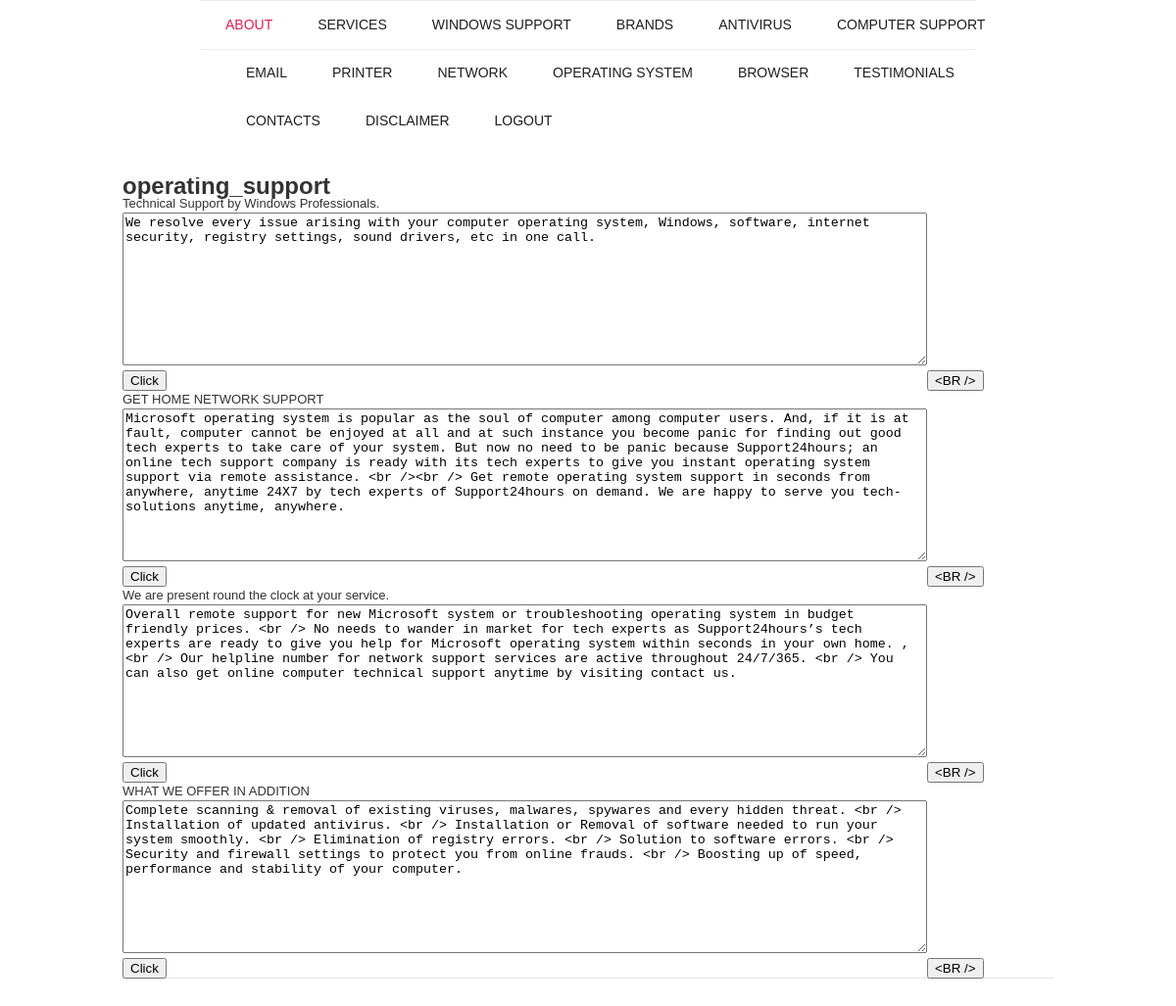
Page /admin/operating_support.php (signed in) on the committed database.
### tables this page shows
CREATE TABLE IF NOT EXISTS `about` (
  `id` int(10) unsigned NOT NULL AUTO_INCREMENT,
  `head` text NOT NULL,
  `text` text NOT NULL,
  `page_name` varchar(45) NOT NULL,
  PRIMARY KEY (`id`)
);

### admin/operating_support.php (the view, shortened to what this page needs)
<!DOCTYPE html>
<html lang="en">
<head>
<link rel="stylesheet" href="css/reset.css" type="text/css" media="screen">
<link rel="stylesheet" href="css/style.css" type="text/css" media="screen">
<link rel="stylesheet" href="css/jquery.simplyscroll.css" type="text/css" media="screen">
<link href="SpryAssets/SpryCollapsiblePanel.css" rel="stylesheet" type="text/css">
</head>
<body id="page1">
<div class="container_24">
<header>
<div class="prefix_2 grid_20 suffix_2">
<nav id="main-menu">
<strong></strong>
<ul class="menu responsive-menu" style="width: 109%">
<li><a class="active" href="index-1.php">about</a></li>
<li><a href="#">services</a>
</li>
<li><a href="#">Windows support</a>
</li>
<li><a href="#">BRANDS</a>
</li>
<li><a href="#">ANTIVIRUS</a>
</li>
<li><a href="#">COMPUTER SUPPORT</a>
</li>
<li><a href="#">EMAIL</a>
</li>
<li><a href="#">PRINTER</a>
</li>
<li><a href="#">NETWORK</a>
</li>
<li><a href="#">OPERATING SYSTEM</a>
</li>
<li><a href="#">BROWSER </a>
</li>
<li><a href="index-5.php">Testimonials</a></li>
<li><a href="index-6.php">contacts</a></li>
<li><a href="disclaimer.php">disclaimer</a></li>
<li><a href="logout.php">LogOut</a></li>
</ul>
</nav>
</div>
</header>
<section id="content">
<div class="wrapper p3">
<div class="grid_24">
<div class="border-1">
<div class="wrapper">
<h1>operating_support</h1>
	<table>
    	<tr><td>Technical Support by Windows Professionals.</td></tr>
        <?php
			$result=mysql_query("select * from about where head='Technical Support by Windows Professionals.' and page_name='operating_support'");
		?>
        <tr><td><textarea id="text1" rows="10" cols="100" ><?php echo mysql_result($result,0,"text"); ?> </textarea></td></tr>
        <tr><td><input type="button" value="Click" onClick="insertdata('operating_support','text1','Effective and Affordable Tech Support')" /></td><td><input type="button" onClick="enter('text1')" value="<BR />"  /></td></tr>
    </table>
<table>
    	<tr><td>GET HOME NETWORK SUPPORT</td></tr>
        <?php
			$result=mysql_query("select * from about where head='GET COMPLETE HELP FOR OPERATING SYSTEM' and page_name='operating_support'");
		?>
        <tr><td><textarea id="text2" rows="10" cols="100" ><?php echo mysql_result($result,0,"text"); ?> </textarea></td></tr>
        <tr><td><input type="button" value="Click" onClick="insertdata('operating_support','text2','GET COMPLETE HELP FOR OPERATING SYSTEM')" /></td><td><input type="button" onClick="enter('text2')" value="<BR />"  /></td></tr>
    </table>
    <table>
    	<tr><td>We are present round the clock at your service.</td></tr>
        <?php
			$result=mysql_query("select * from about where head='BENEFITS TO GET SUPPORT FOR OPERATING SYSTEM' and page_name='operating_support'");
		?>
        <tr><td><textarea id="text3" rows="10" cols="100" ><?php echo mysql_result($result,0,"text"); ?> </textarea></td></tr>
        <tr><td><input type="button" value="Click" onClick="insertdata('operating_support','text3','BENEFITS TO GET SUPPORT FOR OPERATING SYSTEM')" /></td><td><input type="button" onClick="enter('text3')" value="<BR />"  /></td></tr>
    </table>
     <table>
    	<tr><td>WHAT WE OFFER IN ADDITION</td></tr>
        <?php
			$result=mysql_query("select * from about where head='WHAT WE OFFER IN ADDITION' and page_name='operating_support'");
		?>
        <tr><td><textarea id="text3" rows="10" cols="100" ><?php echo mysql_result($result,0,"text"); ?> </textarea></td></tr>
        <tr><td><input type="button" value="Click" onClick="insertdata('operating_support','text4','WHAT WE OFFER IN ADDITION')" /></td><td><input type="button" onClick="enter('text4')" value="<BR />"  /></td></tr>
    </table>
</div>
</div>
</div>
</div>
</section>
</body>
</html>

### admin/css/style.css (style rules this page uses)
article, aside, audio, canvas, command, datalist, details, embed, figcaption, figure, footer, header, hgroup, keygen, meter, nav, output, progress, section, source, video { display:block; }
html { width:100%; }
body { font-family:"Trebuchet MS", Arial, Helvetica, sans-serif; font-size:13px; line-height:18px; color:#333333; min-width:310px; }
a { color:#de2152; outline:none; }
.wrapper { width:100%; overflow:hidden;position:relative; }
.p3 { margin-bottom:30px; }
.menu li a, .list-1 li a, .list-2 li a, .link, .button, .logo { text-decoration:none; }
header { width:100%; position:relative; z-index:2; }
#content { width:100%; padding:32px 0 40px; position:relative; z-index:1; }
h1 { position:relative; top:0px; left:0px; font-size:24px; }
.border-1 { background:url(../images/border-1.gif) repeat-x 0 bottom; width:100%; }

### admin/css/skeleton.css (style rules this page uses)
.container_24 { position:relative;width:960px;margin:0 auto;padding:0; }
.grid_1,.grid_2,.grid_3,.grid_4,.grid_5,.grid_6,.grid_7,.grid_8,.grid_9,.grid_10,.grid_11,.grid_12,.grid_13,.grid_14,.grid_15,.grid_16,.grid_17,.grid_18,.grid_19,.grid_20,.grid_21,.grid_22,.grid_23,.grid_24 { float:left;display:inline;margin-left:5px;margin-right:5px; }
.container_24 .grid_20 { width:790px; }
.container_24 .grid_24 { width:950px; }
.container_24 .prefix_2 { padding-left:80px; }
.container_24 .suffix_2 { padding-right:80px; }
.container_24:after { content:"\0020";display:block;height:0;clear:both;visibility:hidden; }

### admin/css/menu-style.css (style rules this page uses)
#main-menu { width:790px;position:relative;padding:1px 0; }
#main-menu strong { display:block;position:absolute;top:0;left:495px;height:49px;width:0;border-top:1px solid #eaeaea;border-bottom:1px solid #eaeaea; }
.menu { padding:0;width:100%; }
.menu>li { float:left;position:relative;margin:16px 0 16px 46px; }
.menu>li:first-child { margin-left:25px; }
.menu>li a { display:block;font-size:14px;line-height:17px;color:#1e1e1e;text-transform:uppercase;text-align:center; }
.menu>li>a:hover,.menu>li>a.active,.menu>li.sfHover>a { color:#de2152; }

### rows in the picture
about: text "We resolve every issue arising with your computer operating system, Windows, software, internet security, registry settings, sound drivers, etc in one call."
about: text "Microsoft operating system is popular as the soul of computer among computer users. And, if it is at fault, computer cannot be enjoyed at all and at such instance you become panic for finding out good tech experts to take care of your system. But now no need to be panic because Support24hours; an online tech support company is ready with its tech experts to give you instant operating system support via remote assistance. <br /><br /> Get remote operating system support in seconds from anywhere, anytime 24X7 by tech experts of Support24hours on demand. We are happy to serve you tech-solutions anytime, anywhere."
about: text "Overall remote support for new Microsoft system or troubleshooting operating system in budget friendly prices. <br /> No needs to wander in market for tech experts as Support24hours’s tech experts are ready to give you help for Microsoft operating system within seconds in your own home. ,<br /> Our helpline number for network support services are active throughout 24/7/365. <br /> You can also get online computer technical support anytime by visiting contact us."
about: text "Complete scanning & removal of existing viruses, malwares, spywares and every hidden threat. <br /> Installation of updated antivirus. <br /> Installation or Removal of software needed to run your system smoothly. <br /> Elimination of registry errors. <br /> Solution to software errors. <br /> Security and firewall settings to protect you from online frauds. <br /> Boosting up of speed, performance and stability of your computer."
